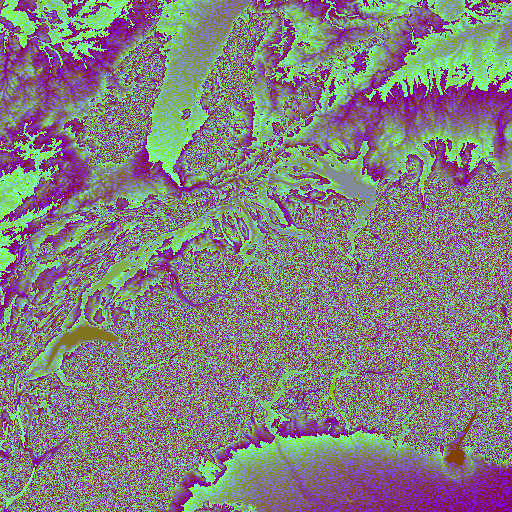
#> input picture example-rounding/orig/6/33/22.webp, 512 x 512 px
$ python convert.py
#> lines starting #> are read from the running program, lines starting #| are printed output that depends on the picture
import numpy as np
from PIL import Image
import io
import imagecodecs

z = 6

child_bytes = None
with open('orig/6/33/22.webp', 'rb') as f:
    child_bytes = f.read()

child_rgb = np.array(Image.open(io.BytesIO(child_bytes)), dtype=np.float32)
data = child_rgb[:, :, 0] * 256.0 + child_rgb[:, :, 1] + child_rgb[:, :, 2] / 256.0 - 32768.0
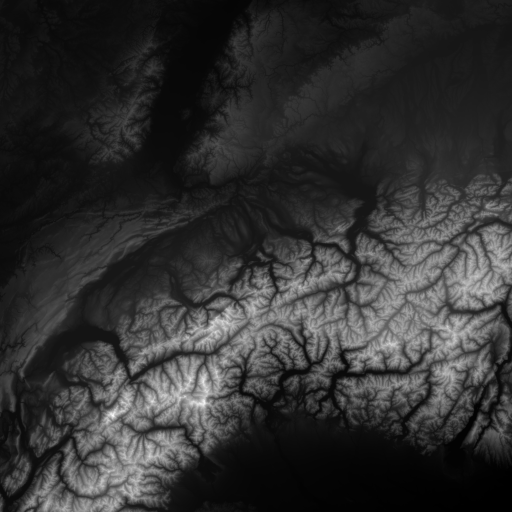
#> data: shape (512, 512) float32; min 8.61, max 4545.7, mean 898.4; drawn with min black and max white

full_resolution_zoom = 19
factor = 2 ** (full_resolution_zoom - z) / 256
if factor > 1:
    factor = 1
data = np.round(data / factor) * factor

data += 32768.0
out_rgb = np.zeros((512, 512, 3), dtype=np.uint8)
out_rgb[:, :, 0] = data // 256
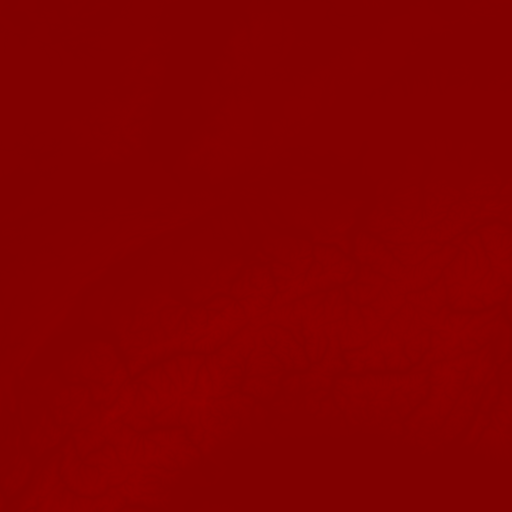
#> out_rgb: shape (512, 512, 3); mean of channels 0, 1, 2 131, 0, 0; drawn as R, G, B
out_rgb[:, :, 1] = np.floor(data % 256)
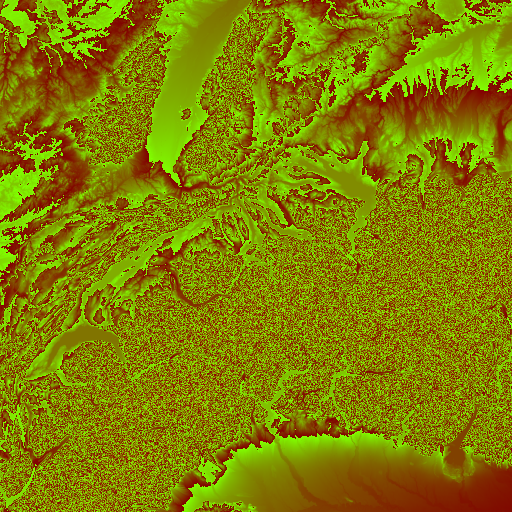
#> out_rgb: shape (512, 512, 3); mean of channels 0, 1, 2 131, 127.1, 0; drawn as R, G, B
out_rgb[:, :, 2] = np.floor((data - np.floor(data)) * 256)

#> (the run stopped early here; a loop or call above may not have finished)
